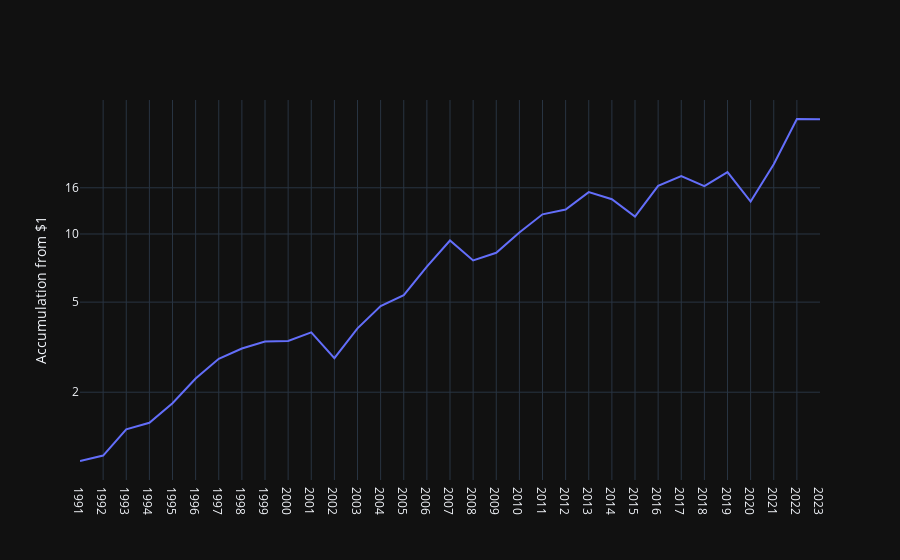

The code cell stored with this chart in its notebook:
### Code cell
trace = go.Scatter(
    x=spy.date,
    y=compound,
        hovertemplate="%{x}<br>$%{y:.2f}<extra></extra>",
    name="",
    )
fig = go.Figure(trace)
fig.update_layout(
    template="plotly_dark",
    xaxis_title="",
    yaxis_title="Accumulation from $1",
    yaxis_tickformat=".0f",
    yaxis_type="log",
    yaxis = dict(
        tickmode = 'array',
        tickvals = [2, 5, 10, 16],
    )
  )

fig.show()

### Figure 1 — Plotly figure (JSON) as saved in the notebook; plotly's stock layout.template omitted (floating-point values rounded to 4 significant figures)
{"data": [{"hovertemplate": "%{x}<br>$%{y:.2f}<extra></extra>", "name": "", "type": "scatter", "x": ["1991", "1992", "1993", "1994", "1995", "1996", "1997", "1998", "1999", "2000", "2001", "2002", "2003", "2004", "2005", "2006", "2007", "2008", "2009", "2010", "2011", "2012", "2013", "2014", "2015", "2016", "2017", "2018", "2019", "2020", "2021", "2022", "2023"], "y": [0.9934, 1.05, 1.372, 1.465, 1.789, 2.3, 2.809, 3.119, 3.348, 3.366, 3.678, 2.829, 3.83, 4.808, 5.363, 7.17, 9.36, 7.645, 8.261, 10.16, 12.22, 12.83, 15.31, 14.24, 11.94, 16.32, 18.04, 16.29, 18.77, 13.9, 20.33, 32.21, 32.13]}], "layout": {"xaxis": {"title": {"text": ""}}, "yaxis": {"tickformat": ".0f", "tickmode": "array", "tickvals": [2, 5, 10, 16], "title": {"text": "Accumulation from $1"}, "type": "log"}}}
